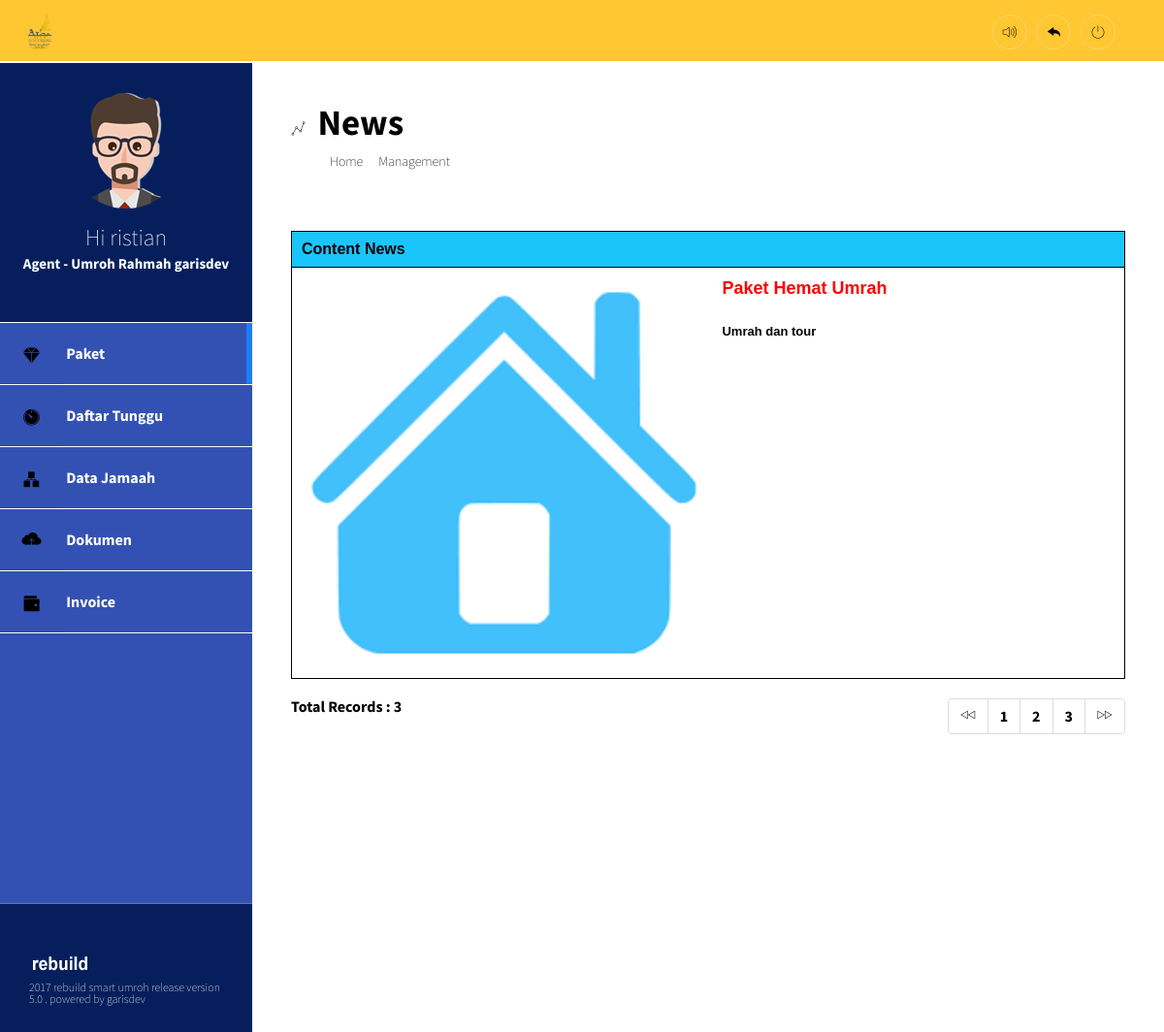
Screenshot of /modul/main_agent.php?page=News_All_Rahmah (signed in) with the database file from the repository.
### tables this page shows
CREATE TABLE `push_news` (
  `id_news` int(20) NOT NULL,
  `title` varchar(100) NOT NULL,
  `content` text NOT NULL,
  `image` varchar(200) NOT NULL,
  `created` varchar(100) NOT NULL,
  `date_created` datetime NOT NULL
);

### modul/agent_rahmah/news_all.php (the view, shortened to what this page needs)
<!DOCTYPE html>
<?php
require('../config/travel-config.php');
$row = 1;
$hal = isset($_GET['hal']) ? $_GET['hal'] : 0;
$pageSql = "SELECT * FROM push_news";
$pageQry = mysql_query($pageSql, $Link) or die ("error paging: ".mysql_error());
$jml   = mysql_num_rows($pageQry);
$max   = ceil($jml/$row);
?>
<html>
<head>
    <link rel="stylesheet" type="text/css" href="../css/bootstrap.min.css">
    <link rel="stylesheet" type="text/css" href="../css/main.min.css">
    <link rel="stylesheet" type="text/css" href="../css/pe-icon-7-filled.css">
    <link rel="stylesheet" type="text/css" href="../css/pe-icon-7-stroke.css">
</head>
<body>
<section class="content">
      <header class = "main-header">
        <div class="main-header__nav">
              <h1 class="main-header__title">
                <i class="pe-7s-graph1"></i>
              <span>News </span>
              </h1>
             <ul class="main-header__breadcrumb">
              <li><a href ="#" onclick="window.location='#';">Home</a></li>
                 <a href ="?page=270" onclick="window.location='?page=270';">Management</a>
               </ul>
           </div>
      </header>
<div class = "row">
          <div class="col-md-12">
            <article class="widget">
              <div class="widget__content ">
                <table >
                <tr>
                  <thead>
                  <th>
                Content News
                  </th>
                </thead>
                </tr>
                <tr>
                  <?php
                    $mySql  = "SELECT * FROM push_news ORDER BY `id_news` DESC LIMIT $hal, $row";
                    $myQry  = mysql_query($mySql, $Link)  or die ("Query  salah : ".mysql_error());
                    while ($myData = mysql_fetch_array($myQry)) {
                    ?>
                  <tbody>
                  <td>
                    <div class="media ">
                		<figure class="pull-left post__img">
                      <a href='modul/<?php echo $myData['image']; ?>' target='_blank'  title="News">
                    <img src="modul/<?php echo $myData['image']; ?> "  height="400px"; style="padding-top:3px ;padding-left:10px";/></a>&nbsp;</div>
                		<div class="media-body post_desc">
                			<h3><p style="color:red"><?php echo $myData['title']; ?></p></h3> <hr>
                			<p><?php echo $myData['content']; ?></p>
                		</div>
                	</div>
                   <?php } ?>
       <ul class="pagination pull-left no-margin">
<li class="" >
<strong style="font-weight: bold;">Total Records :</strong>
                                <?php echo $jml; ?>
</ul>
<?php
    $prev = $hal - $row;
    if ($prev <= -$row) { $prev = 0;}
    $next = $hal + $row;
?>
    <ul class="pagination pull-right no-margin">
      <li class="prev">
    <?php
    echo "
      <a href='?page=News_All&hal=$prev'>
      <i class='pe-7s-prev'></i>
      </a>";
      ?>
      </li>
    <li class="" >
      <?php
      for ($h = 1; $h <= $max; $h++) {
        $list[$h] = $row * $h - $row;
        echo " <a href='?page=News_All&hal=$list[$h]'>$h</a> ";
      }
      ?>
    </li>
    <li class="next">
        <?php
    echo "
      <a href='?page=News_All&hal=$next'>
      <i class='pe-7s-next'></i>
      </a>";
      ?>
    </li>
      </ul>
              </div>
          </div>
      <footer class="footer-brand">
          <?php include "footer.php"; ?>
      </footer>
    </section>
</body>
</html>
<?php
if(isset($_SESSION["role"])) {
  exit;
}
else {
  echo "<meta http-equiv='refresh' content='0; url=../modul/logout.php'>";
}
?>

### modul/agent_rahmah/news_all.php (style rules this page uses)
table { width: 100% }
th, td { height: 20px; padding: 10px; border-collapse: collapse; border-radius: 0px; }
th, td { border-bottom: 1px solid black; }

### rows the page displays
push_news: image (picture), title "Paket Hemat Umrah", content "Umrah dan tour"

### other values shown
$_SESSION['FirstName'] "ristian"
$_SESSION['Travel'] "garisdev"
$jml "3"
